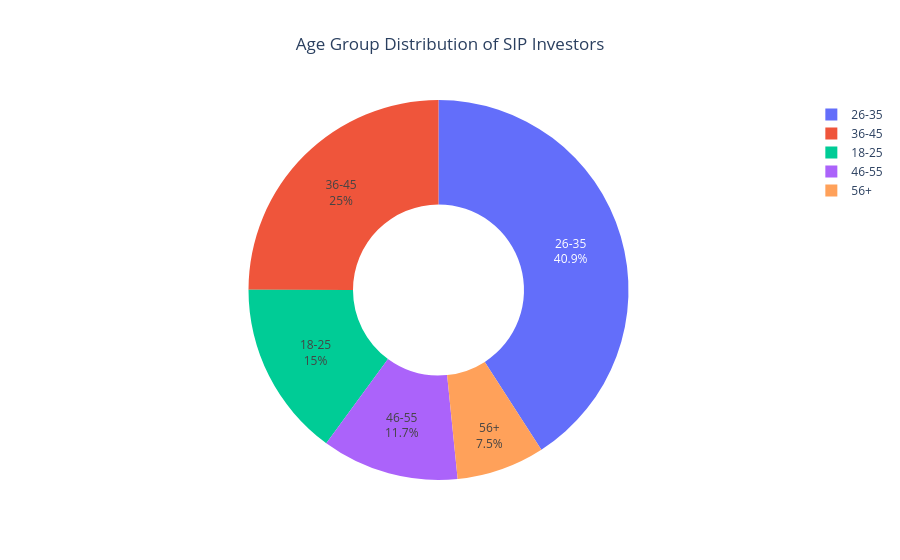

Notebook cell for this chart:
### Markdown cell above
Age Group Distribution

### Code cell
age_count = (
    sip_demo["age_group"]
    .value_counts()
    .reset_index()
)

age_count.columns = ["Age Group","Investors"]

fig = px.pie(
    age_count,
    names="Age Group",
    values="Investors",
    hole=0.45,
    title="Age Group Distribution of SIP Investors"
)

fig.update_traces(
    textposition="inside",
    textinfo="percent+label"
)

fig.update_layout(
    title_x=0.5
)


 
fig.write_image(
    os.path.join(chart_path,"task5_age_distribution.png"),
    width=1600,
    height=900,
    scale=2
)
fig.show()

### Figure 1 — Plotly figure (JSON) as saved in the notebook; plotly's stock layout.template omitted (floating-point values rounded to 4 significant figures)
{"data": [{"domain": {"x": [0, 1], "y": [0, 1]}, "hole": 0.45, "hovertemplate": "Age Group=%{label}<br>Investors=%{value}<extra></extra>", "labels": ["26-35", "36-45", "18-25", "46-55", "56+"], "legendgroup": "", "name": "", "showlegend": true, "textinfo": "percent+label", "textposition": "inside", "type": "pie", "values": [8063, 4926, 2949, 2300, 1478]}], "layout": {"legend": {"tracegroupgap": 0}, "title": {"text": "Age Group Distribution of SIP Investors", "x": 0.5}}}
